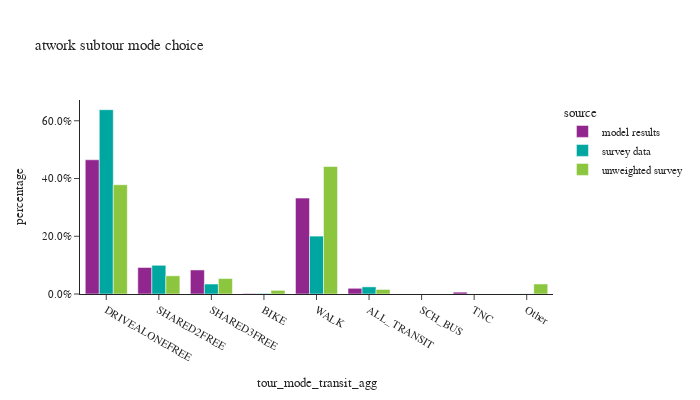

Here is the notebook cell this chart was saved with:
### Code cell
# aggregate transit modes
transit_modes = ['WALK_LOC','WALK_COM','WALK_FRY','WALK_LR','DRIVE_TRN']
tour_mode_ordered = ["DRIVEALONEFREE", "SHARED2FREE", "SHARED3FREE", "BIKE","WALK","ALL_TRANSIT","SCH_BUS","TNC","Other"]
atwork_subtour['tour_mode_transit_agg'] = atwork_subtour['tour_mode'].apply(lambda x: "ALL_TRANSIT" if x in transit_modes else x)

df_plot = atwork_subtour.groupby(['source','tour_mode_transit_agg'])['tour_weight'].sum().reset_index()
df_plot['percentage'] = df_plot.groupby(['source'], group_keys=False)['tour_weight']. \
    apply(lambda x: x / float(x.sum()))

fig = px.bar(df_plot, x="tour_mode_transit_agg", y="percentage", color="source",barmode="group",
             category_orders={"tour_mode_transit_agg": tour_mode_ordered},
             title="atwork subtour mode choice")
fig.for_each_annotation(lambda a: a.update(text = a.text.split("=")[-1]))
fig.update_layout(height=400, width=700, yaxis=dict(tickformat=".1%"))
fig.show()

### Figure 1 — Plotly figure (JSON) as saved in the notebook; plotly's stock layout.template omitted (floating-point values rounded to 4 significant figures)
{"data": [{"alignmentgroup": "True", "hovertemplate": "source=model results<br>tour_mode_transit_agg=%{x}<br>percentage=%{y}<extra></extra>", "legendgroup": "model results", "marker": {"color": "#91268F", "pattern": {"shape": ""}}, "name": "model results", "offsetgroup": "model results", "orientation": "v", "showlegend": true, "textposition": "auto", "x": ["ALL_TRANSIT", "BIKE", "DRIVEALONEFREE", "SHARED2FREE", "SHARED3FREE", "TNC", "WALK"], "xaxis": "x", "y": [0.01978, 0.001624, 0.4649, 0.09187, 0.08328, 0.006396, 0.3321], "yaxis": "y", "type": "bar"}, {"alignmentgroup": "True", "hovertemplate": "source=survey data<br>tour_mode_transit_agg=%{x}<br>percentage=%{y}<extra></extra>", "legendgroup": "survey data", "marker": {"color": "#00A7A0", "pattern": {"shape": ""}}, "name": "survey data", "offsetgroup": "survey data", "orientation": "v", "showlegend": true, "textposition": "auto", "x": ["ALL_TRANSIT", "BIKE", "DRIVEALONEFREE", "Other", "SHARED2FREE", "SHARED3FREE", "WALK"], "xaxis": "x", "y": [0.02469, 0.001974, 0.6384, 0.0004168, 0.09947, 0.03452, 0.2006], "yaxis": "y", "type": "bar"}, {"alignmentgroup": "True", "hovertemplate": "source=unweighted survey<br>tour_mode_transit_agg=%{x}<br>percentage=%{y}<extra></extra>", "legendgroup": "unweighted survey", "marker": {"color": "#8CC63E", "pattern": {"shape": ""}}, "name": "unweighted survey", "offsetgroup": "unweighted survey", "orientation": "v", "showlegend": true, "textposition": "auto", "x": ["ALL_TRANSIT", "BIKE", "DRIVEALONEFREE", "Other", "SHARED2FREE", "SHARED3FREE", "WALK"], "xaxis": "x", "y": [0.01577, 0.01262, 0.3785, 0.0347, 0.06309, 0.05363, 0.4416], "yaxis": "y", "type": "bar"}], "layout": {"xaxis": {"anchor": "y", "domain": [0.0, 1.0], "title": {"text": "tour_mode_transit_agg"}, "categoryorder": "array", "categoryarray": ["DRIVEALONEFREE", "SHARED2FREE", "SHARED3FREE", "BIKE", "WALK", "ALL_TRANSIT", "SCH_BUS", "TNC", "Other"]}, "yaxis": {"anchor": "x", "domain": [0.0, 1.0], "title": {"text": "percentage"}, "tickformat": ".1%"}, "legend": {"title": {"text": "source"}, "tracegroupgap": 0}, "title": {"text": "atwork subtour mode choice"}, "barmode": "group", "height": 400, "width": 700}}
